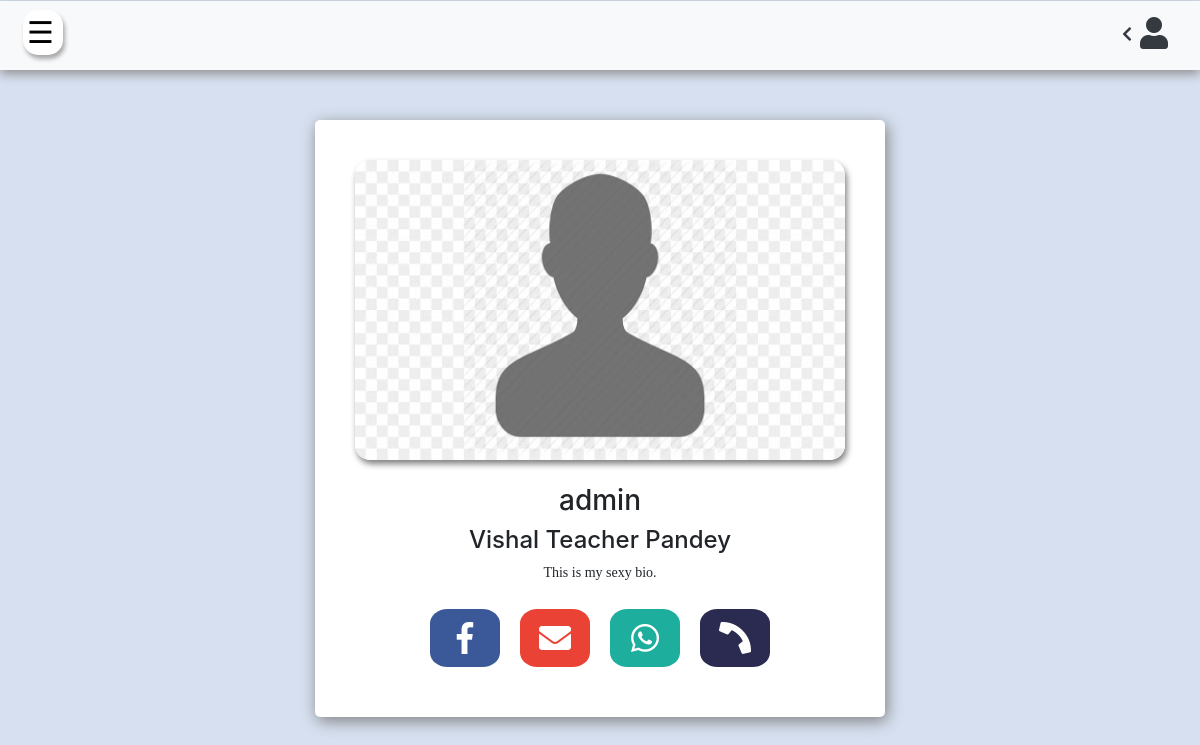
/profile/admin/ (signed in), run on the app's committed database.
### users/models.py (models this page shows, shortened)
class Profile(models.Model):
	user = models.OneToOneField(User, on_delete=models.CASCADE)
	bio = models.TextField(default='',max_length=100, null=True, blank=True)
	profile_pic = models.ImageField(default='avatar.jpg', upload_to='profile_pics')
	phone_number = models.CharField(max_length=13,null=True,blank=True)
	whatsapp_number = models.CharField(max_length=13,null=True,blank=True)
	facebook = models.URLField()

### users/views.py (the view, shortened to what this page needs)
# urls.py: path('<str:username>/', profiles, name='profile'),
def profiles(request, username):
    p_user = get_object_or_404(User, username=username)
    profile = get_object_or_404(Profile, user=p_user)
    p_form = my_classes=None
    if request.user.is_authenticated:
        my_classes = Classroom.objects.all().filter(members=request.user)
    context = {
        'p_form' : p_form,
        'profile' : profile,
        'classes':my_classes
    }
    return render (request, 'users/profile.html', context)

### templates/users/profile.html (shortened to what this page needs)
{% extends 'base.html' %}
{% load crispy_forms_tags %}
{% load filters %}
{% load static %}
{% block css %}
<link rel="stylesheet" href="{% static 'css/profile.css' %}">
{% endblock %}
{% block content %}
<div>
	{% include 'snippets/navigation.html' %}
	<div id="profile" class="container">
		<div class="row">
			<div id="info" class="mx-auto">
				<img style="width:100%;height: 300px;" class="img-fluid"
					src="{{ profile.profile_pic.url }}"><br><br>
				<h3 style="text-align:center;">{{ profile.user.username }}</h3>
				<h4 style="text-align:center;"> {{user.first_name }} {{user.last_name }}</h4>
				<pre style="text-align:center;">{{ profile.bio }}</pre>
				<div id="social-container"  style="display:flex; justify-content: center;">
					{% if profile.facebook %}
						<a style="background:#3b5998;color:white;" href="{{ profile.facebook }}" target="_blank"
							class="btn-floating btn-lg btn-fb">
							<i class="fab fa-facebook-f"></i>
						</a>
					{% endif %}
					<a style="background:#EA4335;color:white;"href="mailto:{{profile.user.email}}" target="_blank"
						class="btn-floating btn-lg btn-gplus">
						<i class="fas fa-envelope"></i>
					</a>
					{% if profile.whatsapp_number != None %}
						<a target="_blank" style="background:#1eae9d;color:white;"class="btn-floating btn-lg btn-whatsapp"
							href="https://api.whatsapp.com/send?phone={{user.profile.whatsapp_number}}">
							<i class="fab fa-whatsapp"></i>
						</a>
					{% endif %}
					{% if profile.phone_number  != None %}
						<a style="color:white;"target="_blank" href="tel:{{user.profile.phone_number }}"
							class="btn-floating btn-lg">
							<i style="transform: rotate(270deg)"class="fa fa-phone" aria-hidden="true"></i>
						</a>
					{% endif %}
				</div>
			</div>
		</div>
	</div>
{% endblock %}

### static/css/home.css (style rules this page uses)
html,body { margin:0; padding:0; }
pre { overflow-x: auto; white-space: pre-wrap; white-space: -moz-pre-wrap; white-space: -pre-wrap; white-space: -o-pre-wrap; word-wrap: break-word; font-family:'verdana'; }

### static/css/profile.css (style rules this page uses)
#info { padding:40px; background:white; width:50%; box-shadow: 2px 4px 16px grey; border-radius:5px; }
#info img { box-shadow: 2px 4px 6px grey; border-radius:15px; transition:transform 0.4s; }
#social-container a { font-size:2em; background:#2b2b52; border-radius:25%; width:70px; margin:10px; text-decoration:none; }
#social-container a i { display:flex; justify-content: center; padding: 5px; }
#social-container { display:flex; justify-content: center; align-items:center; flex-wrap: wrap; }
#profile { margin-top:50px; }

### data on the page
Profile: profile_pic (placeholder picture), user.username "admin", bio "This is my sexy bio."

### other printed values
{{ user.first_name }} "Vishal Teacher"
{{ user.last_name }} "Pandey"
